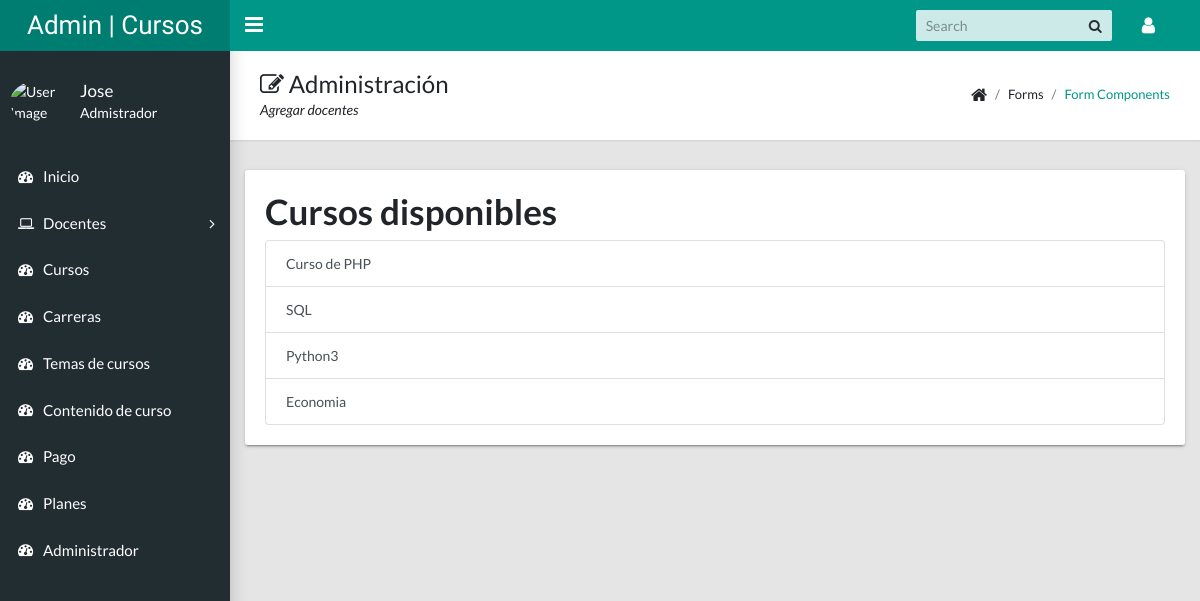
Before: /admin/vistaAgregarContenido.php (signed in) with the older database file.
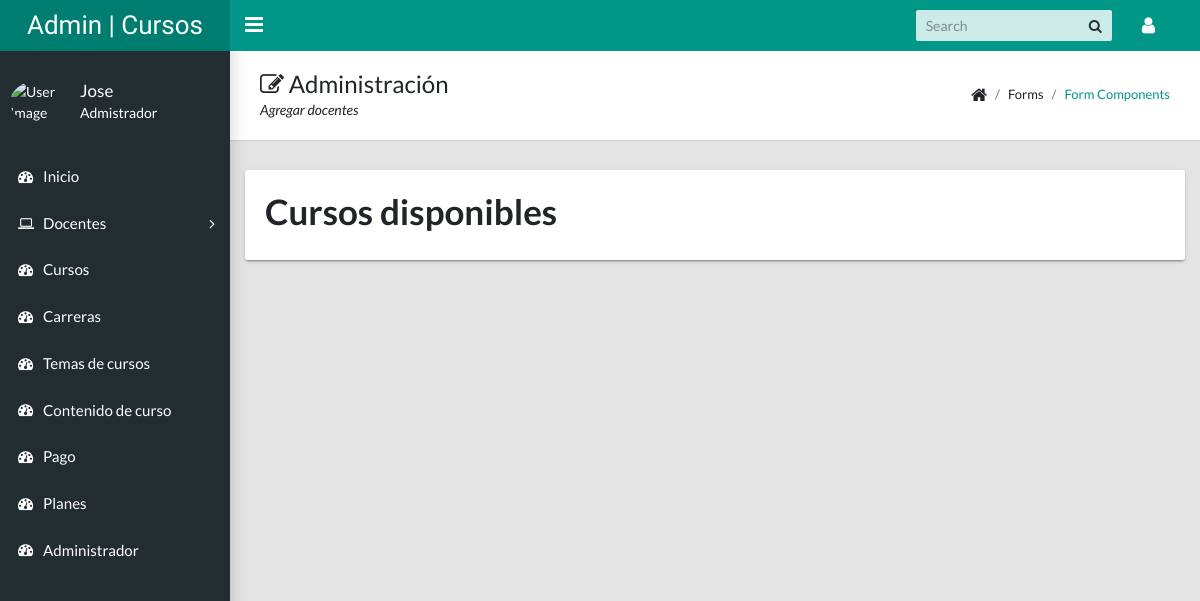
After: the same page with the newer database file.
### tables this page shows
CREATE TABLE `curso` (
  `Id` int(11) NOT NULL,
  `Nombre` varchar(50) NOT NULL,
  `Descripcion` varchar(100) NOT NULL,
  `Fecha` date DEFAULT current_timestamp(),
  `DuracionCurso` int(11) NOT NULL,
  `Precio` decimal(11,0) NOT NULL,
  `Imagen` varchar(50) NOT NULL,
  `Id_Docente` int(11) NOT NULL,
  `Id_Carrera` int(11) NOT NULL
);

### admin/modulos/contenidoCurso.php (called while the page is built, shortened)
<?php
include_once "../config/conexion.php";
$video = isset($_FILES['video']['name']) ? $_FILES['video']['name'] : "";
print_r($video);
$sql = "SELECT * FROM curso ORDER BY Id ASC";
$sentencia = $pdo->prepare($sql);
$sentencia->execute();
$resultado = $sentencia->fetchAll(PDO::FETCH_ASSOC);
?>

### admin/vistaAgregarContenido.php (the view)
<?php include_once "templates/header.php";   ?>
<?php include_once "templates/sidebar.php";   ?>
<?php include_once "modulos/contenidoCurso.php";   ?>
<main class="app-content">
  <div class="app-title">
    <div>
      <h1><i class="fa fa-edit"></i> Administración</h1>
      <p>Agregar docentes</p>
    </div>
    <ul class="app-breadcrumb breadcrumb">
      <li class="breadcrumb-item"><i class="fa fa-home fa-lg"></i></li>
      <li class="breadcrumb-item">Forms</li>
      <li class="breadcrumb-item"><a href="#">Form Components</a></li>
    </ul>
  </div>
  <div class="row">
    <div class="col-md-12 tile">
      <h1>Cursos disponibles</h1>
      <div class="list-group">
        <?php foreach($resultado as $curso) :?>
        <a href="vistaContenido.php?id=<?php echo $curso['Id'] ?>" class="list-group-item list-group-item-action">
          <?php echo $curso['Nombre']; ?>
        </a>
        <?php endforeach?>
      </div>
    </div>
  </div>
</main>
<?php include_once "templates/footer.php"; ?>

Changed rows visible on the page:
removed curso: Nombre "Curso de PHP"
removed curso: Nombre "SQL"
removed curso: Nombre "Python3"
removed curso: Nombre "Economia"
